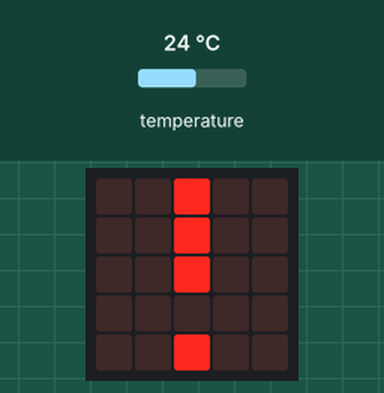
Recording of a program running on a simulated BBC micro:bit (MakeCode). Parts: the board's 5×5 LED display. The test bench sets the inputs (shaded band); at power-on: temperature 24 °C.

Above: at 1.2 s.
1.3 s: temperature set to 25.6 °C
2.9 s: temperature set to 28 °C
At 3.61 s:
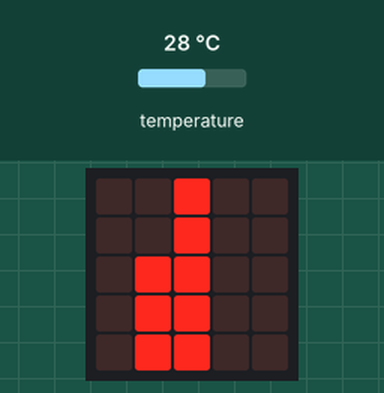
5.9 s: temperature set to 12 °C
At 6.68 s:
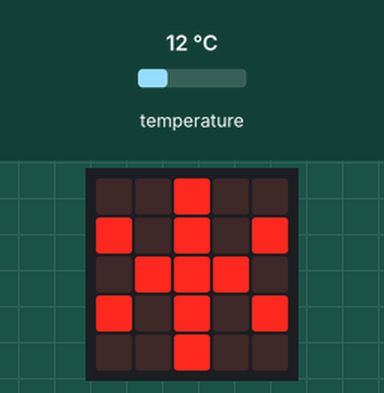
7.9 s: temperature set to 33 °C
At 8.7 s:
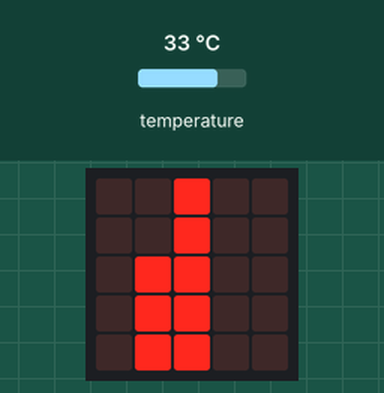
Timing chart, 0 to 10.9 s (numbered marks = the images above; inputs shaded):
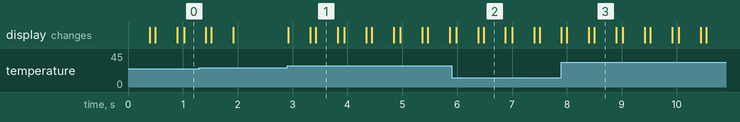

The program:

main.ts
```typescript
basic.forever(function () {
    if (input.temperature() < 25) {
        basic.showLeds(`
            . . # . .
            . . # . .
            . . # . .
            . . . . .
            . . # . .
            `)
        basic.clearScreen()
        basic.pause(100)
        basic.showLeds(`
            . . # . .
            # . # . #
            . # # # .
            # . # . #
            . . # . .
            `)
        basic.clearScreen()
        basic.pause(100)
    }
    if (input.temperature() > 25) {
        basic.showLeds(`
            . . # . .
            . . # . .
            . . # . .
            . . . . .
            . . # . .
            `)
        basic.clearScreen()
        basic.pause(100)
        basic.showLeds(`
            . . # . .
            . . # . .
            . # # . .
            . # # . .
            . # # . .
            `)
        basic.clearScreen()
        basic.pause(100)
    }
})
```

test.ts
```typescript
// aquí va el archivo "tests"; esto no se compilará cuando este paquete se utilice como una extensión.
```

Measured:
- after the input at 2.9 s, the display: first changes at once (image 1 shows a later state)
- after the input at 5.9 s, the display: first differs from a run without the input after 0.58 s (image 2)
- after the input at 7.9 s, the display: first differs from a run without the input after 0.60 s (image 3)
- what the display in image 1 shows lasts 0.4 s, from 3.4 s to 3.8 s
